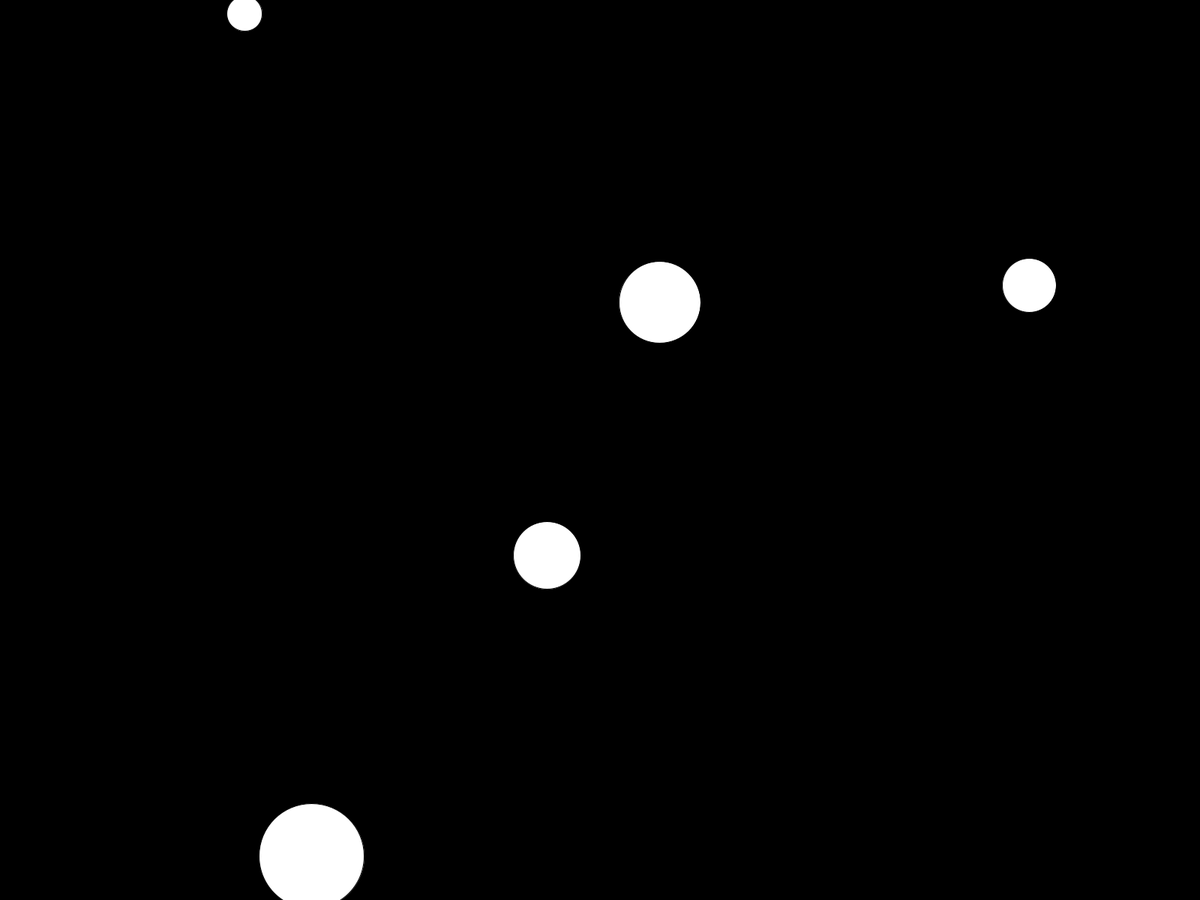
Frame 1 (no input)
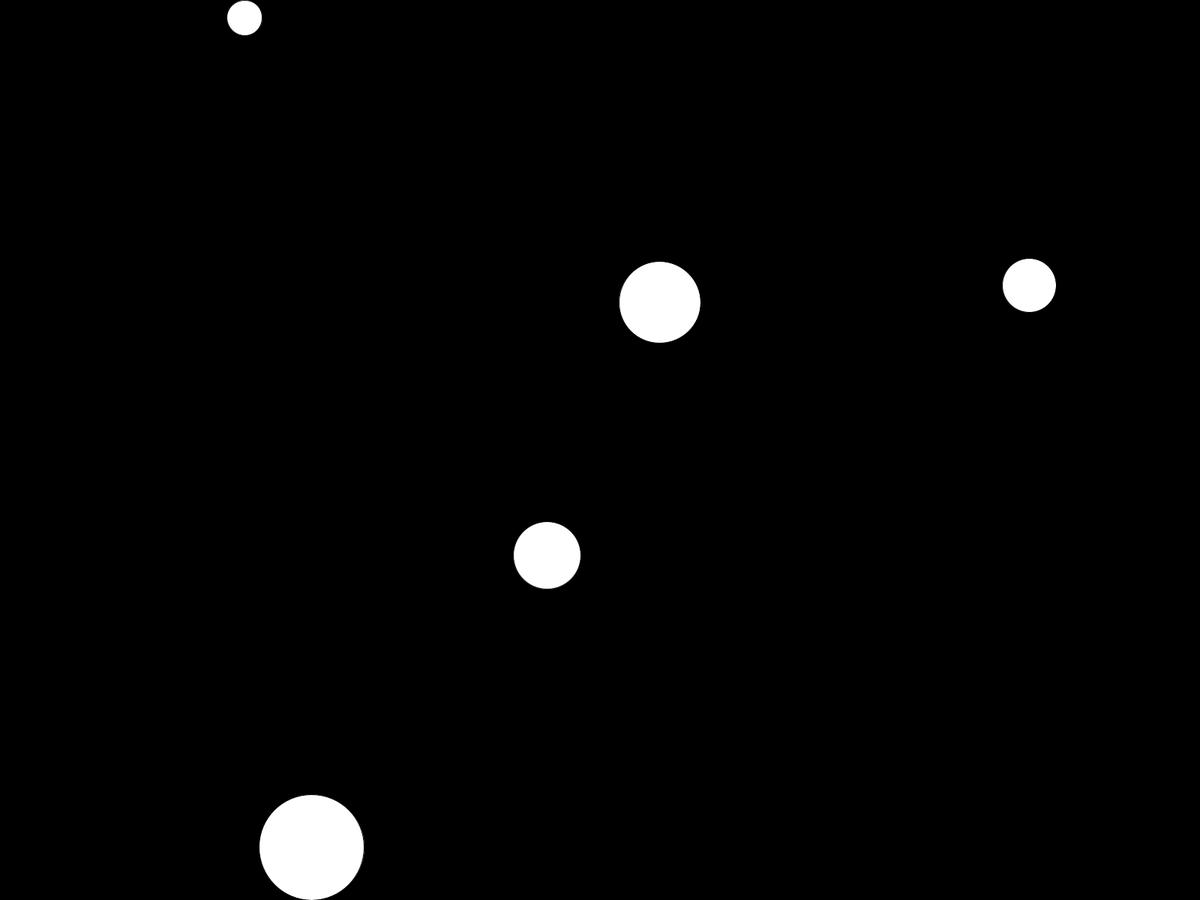
Frame 60 (the mouse pressed at the canvas centre just before this capture)
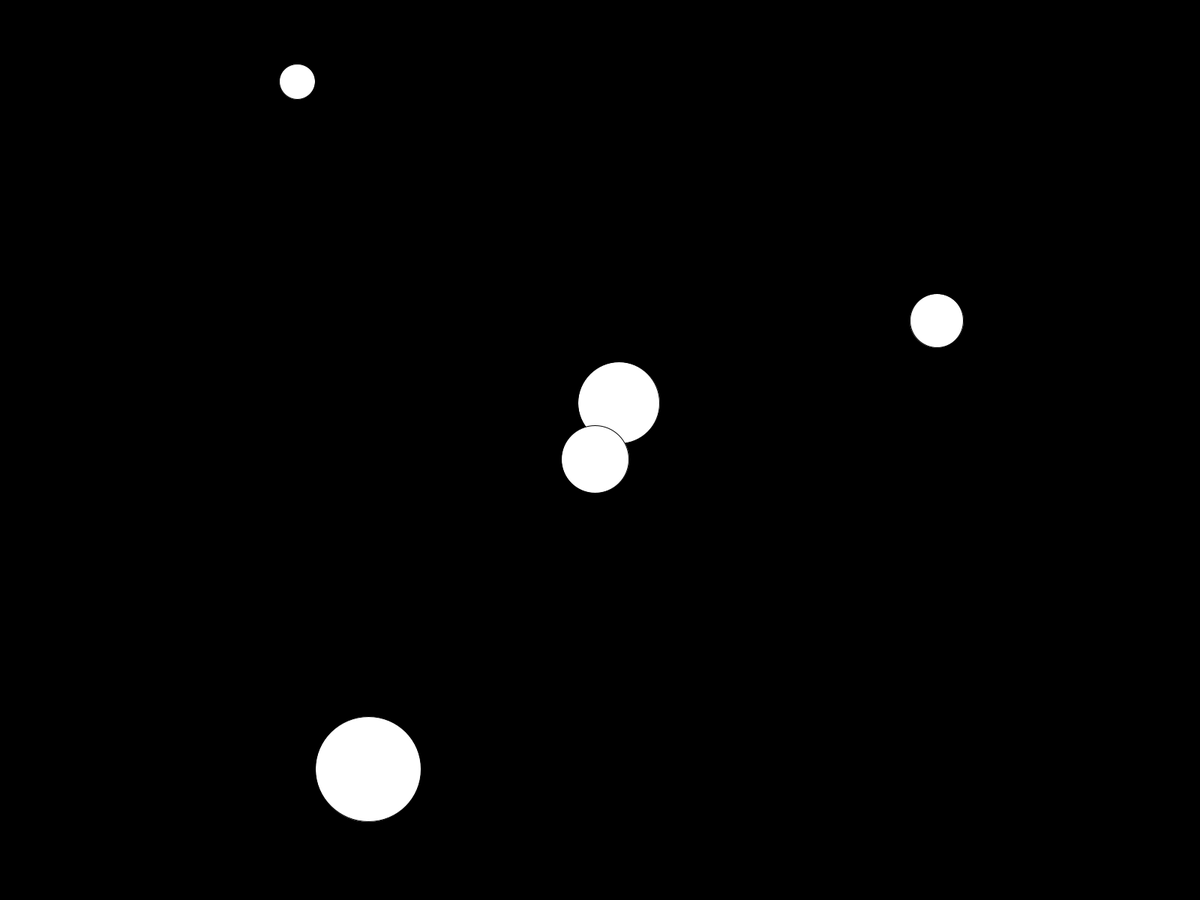
Frame 120 (the mouse held since frame 60 and released just before this capture)

The Processing sketch that drew these frames (run headless with seeded random() and noise(); from frame 60 on, the mouse is pressed at the canvas centre):

// Processing sketch: windClicks
// ── windClicks.pde
Mover[] mover;
float windMagnitude;

void setup() {
  fullScreen();
  windMagnitude = 200;
  mover = new Mover[5];
  
  for(int i  = 0; i < 5; i++){
    mover[i] = new Mover(random(16, 100));
    mover[i].setC(0.3);
  }
}

void draw(){
  background(0);
  
  for(int i = 0; i < 5; i++){
    mover[i].update();
    mover[i].display();
    mover[i].checkEdges();
  }
}

void mousePressed(){
  for(int i = 0; i < 5; i++){
    PVector wind = new PVector(mouseX, mouseY);
    wind.sub(mover[i].position);
    wind.normalize();
    wind.mult(windMagnitude);
    mover[i].applyForce(wind);
  }
}
// ── Mover.pde
class Mover{
  PVector force, acceleration, velocity,  position;
  float mass, radius, c;
  
  Mover(float argMass){
    c = 0;
    mass = argMass;
    radius = mass; 
    acceleration = new PVector(0, 0);
    position = new PVector(random(width), random(height));
    velocity = new PVector(0, 0);
  }
  
  void update(){
    PVector drag = velocity.get();
    drag.normalize();
    drag.mult(-1);
    drag.mult(velocity.mag() * velocity.mag() * c);
    applyForce(drag);
    velocity.add(acceleration);
    velocity.limit(4);
    position.add(velocity);
    acceleration.mult(0);
  }
  
  void display(){
    ellipseMode(RADIUS);
    ellipse(position.x, position.y, radius, radius);
  }
  
  void applyForce(PVector argF){
    PVector f = argF.get();
    f.div(mass);
    acceleration.add(f);
  }
  
  void checkEdges() { 
    if (position.x + radius > width) { 
      position.x = width - radius; 
      velocity.x *= -1; 
      } else if (position.x - radius< 0) { 
        velocity.x *= -1; 
        position.x = radius; 
      } 
        
      if (position.y + radius> height) { 
          velocity.y *= -1; 
          position.y = height - radius;
      }else if(position.y - radius < 0){
          velocity.y *= -1;
          position.y = radius;
        }
     }
     
  void checkCollision(Mover argM){
    //Mover m = argM; 
    //to be completed
  }
  
  void setC(float c_){
    c = c_;
  }
}
